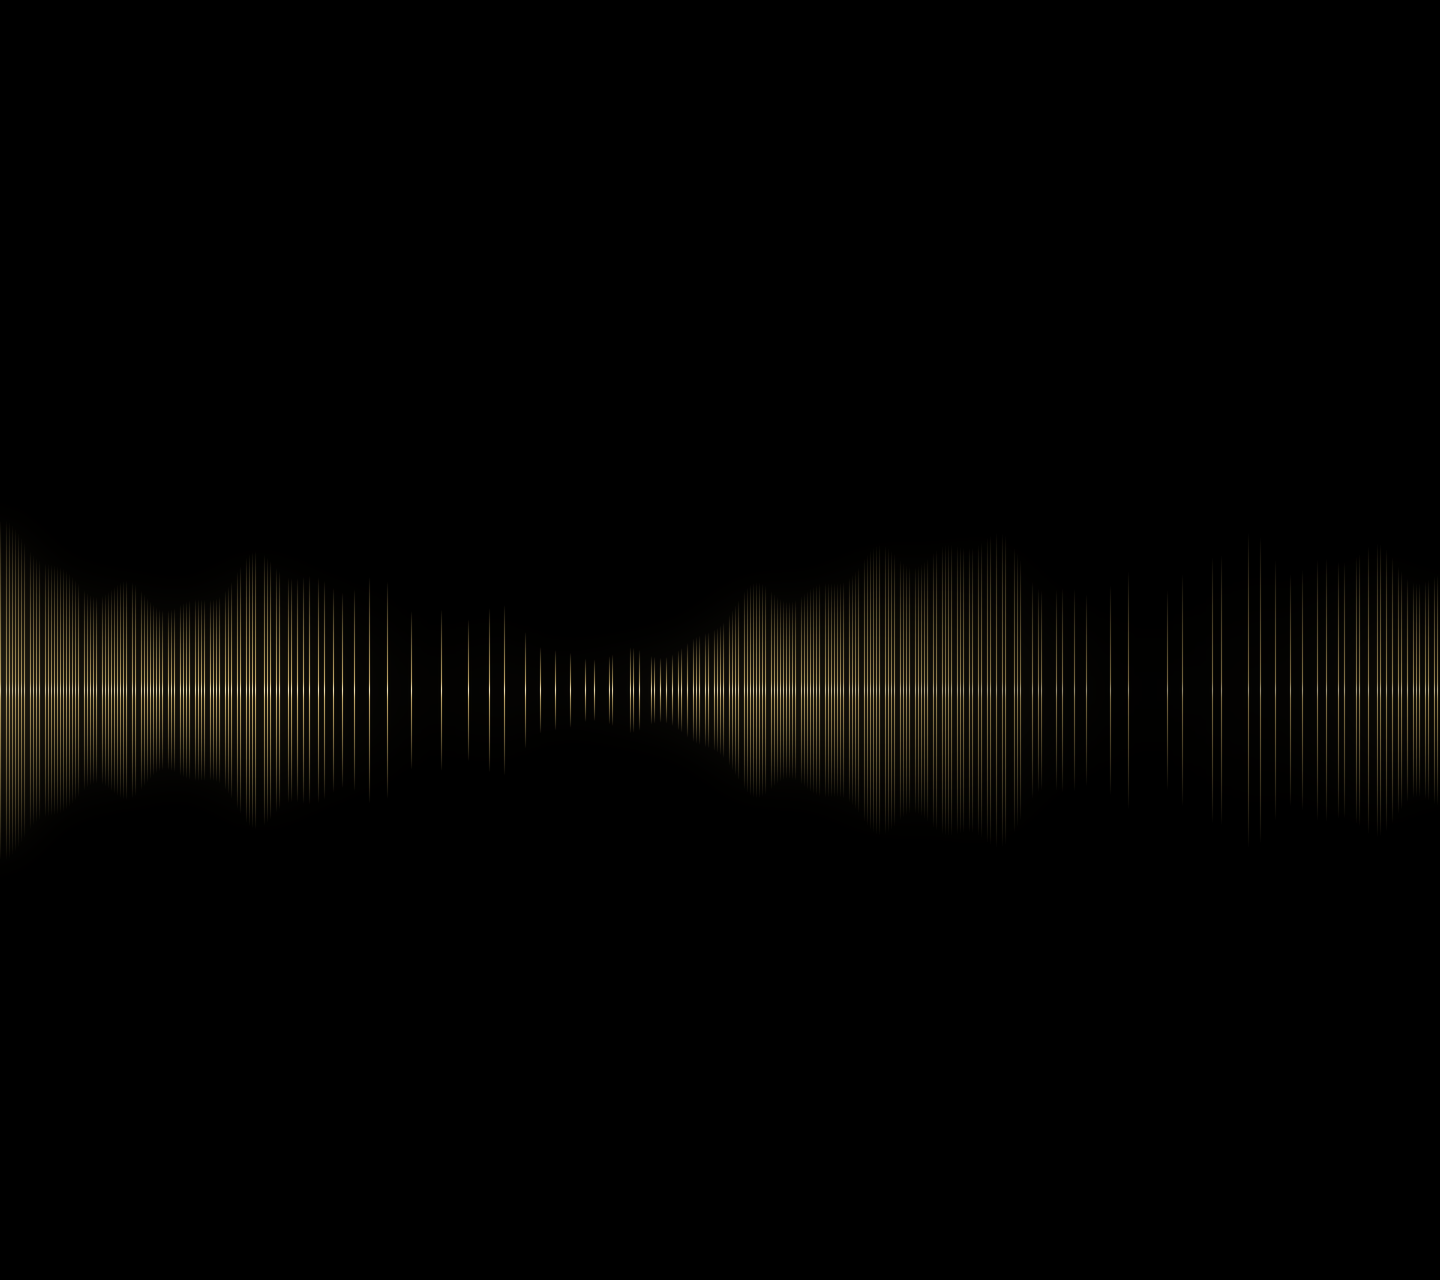

Reproduce this figure in Python.
"""Draws the ZX507 image's default wallpaper: a 1-bit (DSD-style) stream in champagne gold.

A second-order sigma-delta modulator turns two slow sine cycles into pulses, one hairline per
pulse, so the line density follows the signal; a seeded loudness envelope sets each line's
height, which gives the band a track-waveform outline. 1440x1280 like the stock wallpaper, so
the launcher's two pages each show one half. Everything is drawn here, nothing comes from
Sony's firmware.

Usage: python3 wallpaper/onebit.py <out.png>
"""

import sys

import numpy as np
from PIL import Image, ImageFilter

W, H = 1440, 1280
SS = 2
GOLD = np.array([0xC0, 0xA5, 0x65], float) / 255  # W.music's accent, the theme's Monet seed
HI = np.array([0xF2, 0xE4, 0xBE], float) / 255


def sdm2(x):
    i1 = i2 = 0.0
    y = 0.0
    out = np.empty_like(x)
    for n, v in enumerate(x):
        i1 += v - y
        i2 += i1 - y
        y = 1.0 if i2 >= 0 else -1.0
        out[n] = y
    return out


def envelope(t):
    rng = np.random.default_rng(507)
    e = np.zeros_like(t)
    for f in (1.3, 2.9, 6.1, 11.7, 23.0):
        e += rng.uniform(0.5, 1.0) / f ** 0.7 * np.sin(2 * np.pi * f * t + rng.uniform(0, 2 * np.pi))
    e = (e - e.min()) / (e.max() - e.min())
    return 0.18 + 0.82 * e ** 1.3


def render(path, yc=690, band=340, pitch=3, cycles=2.0, gain=1.15):
    w, h = W * SS, H * SS
    slots = W // pitch
    t = np.arange(slots) / slots
    sig = 0.82 * np.sin(2 * np.pi * cycles * t + 0.6) + 0.12 * np.sin(2 * np.pi * 3 * cycles * t + 1.1)
    pulses = sdm2(sig) > 0

    env = envelope(t)
    img = np.zeros((h, w, 3))
    ys = np.arange(h) / SS
    core = np.exp(-((ys - yc) / 6) ** 2)
    sheen = 0.6 + 0.4 * np.cos(np.pi * (t - 0.3)) ** 2

    for k in np.nonzero(pulses)[0]:
        x0 = k * pitch * SS
        d = np.abs(ys - yc) / (band / 2 * env[k])
        a = np.clip(1 - d, 0, 1) ** 0.8 * sheen[k] * gain
        col = a[:, None] * GOLD + (core * sheen[k])[:, None] * (HI - GOLD) * 0.8
        img[:, x0:x0 + SS] = np.maximum(img[:, x0:x0 + SS], col[:, None, :])

    out = Image.fromarray((np.clip(img, 0, 1) * 255 + 0.5).astype(np.uint8), "RGB")
    out = out.resize((W, H), Image.LANCZOS)
    glow = out.filter(ImageFilter.GaussianBlur(28))
    out = Image.fromarray(np.clip(np.asarray(out, float) + 0.45 * np.asarray(glow, float), 0, 255).astype(np.uint8))
    out.save(path, optimize=True)


if __name__ == "__main__":
    render(sys.argv[1])
